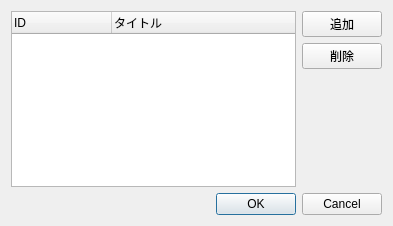
<?xml version="1.0" encoding="UTF-8"?>
<ui version="4.0">
 <class>FollowCommunity</class>
 <widget class="QDialog" name="FollowCommunity">
  <property name="geometry">
   <rect>
    <x>0</x>
    <y>0</y>
    <width>393</width>
    <height>226</height>
   </rect>
  </property>
  <property name="windowTitle">
   <string>FollowCommunity</string>
  </property>
  <layout class="QGridLayout" name="gridLayout">
   <item row="0" column="1">
    <widget class="QPushButton" name="addList">
     <property name="text">
      <string>追加</string>
     </property>
    </widget>
   </item>
   <item row="1" column="1">
    <widget class="QPushButton" name="deleteList">
     <property name="text">
      <string>削除</string>
     </property>
    </widget>
   </item>
   <item row="2" column="1">
    <spacer name="verticalSpacer">
     <property name="orientation">
      <enum>Qt::Vertical</enum>
     </property>
     <property name="sizeHint" stdset="0">
      <size>
       <width>20</width>
       <height>167</height>
      </size>
     </property>
    </spacer>
   </item>
   <item row="3" column="0" colspan="2">
    <widget class="QDialogButtonBox" name="buttonBox">
     <property name="standardButtons">
      <set>QDialogButtonBox::Cancel|QDialogButtonBox::Ok</set>
     </property>
    </widget>
   </item>
   <item row="0" column="0" rowspan="3">
    <widget class="QTreeWidget" name="communityList">
     <property name="indentation">
      <number>0</number>
     </property>
     <property name="itemsExpandable">
      <bool>false</bool>
     </property>
     <column>
      <property name="text">
       <string>ID</string>
      </property>
     </column>
     <column>
      <property name="text">
       <string>タイトル</string>
      </property>
     </column>
    </widget>
   </item>
  </layout>
 </widget>
 <resources/>
 <connections>
  <connection>
   <sender>buttonBox</sender>
   <signal>accepted()</signal>
   <receiver>FollowCommunity</receiver>
   <slot>accept()</slot>
   <hints>
    <hint type="sourcelabel">
     <x>248</x>
     <y>254</y>
    </hint>
    <hint type="destinationlabel">
     <x>157</x>
     <y>274</y>
    </hint>
   </hints>
  </connection>
  <connection>
   <sender>buttonBox</sender>
   <signal>rejected()</signal>
   <receiver>FollowCommunity</receiver>
   <slot>reject()</slot>
   <hints>
    <hint type="sourcelabel">
     <x>316</x>
     <y>260</y>
    </hint>
    <hint type="destinationlabel">
     <x>286</x>
     <y>274</y>
    </hint>
   </hints>
  </connection>
 </connections>
</ui>
